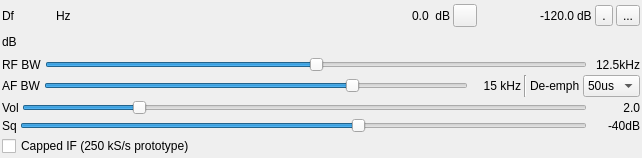
  <widget class="QWidget" name="settingsContainer" native="true">
   <property name="geometry">
    <rect>
     <x>10</x>
     <y>20</y>
     <width>642</width>
     <height>151</height>
    </rect>
   </property>
   <property name="minimumSize">
    <size>
     <width>400</width>
     <height>0</height>
    </size>
   </property>
   <property name="windowTitle">
    <string>Settings</string>
   </property>
   <layout class="QVBoxLayout" name="verticalLayout">
    <property name="spacing">
     <number>3</number>
    </property>
    <property name="leftMargin">
     <number>2</number>
    </property>
    <property name="topMargin">
     <number>2</number>
    </property>
    <property name="rightMargin">
     <number>2</number>
    </property>
    <property name="bottomMargin">
     <number>2</number>
    </property>
    <item>
     <layout class="QHBoxLayout" name="deltaFreqPowLayout">
      <property name="topMargin">
       <number>2</number>
      </property>
      <item>
       <layout class="QHBoxLayout" name="deltaFreqiencyLayout">
        <item>
         <widget class="QLabel" name="deltaFrequencyLabel">
          <property name="minimumSize">
           <size>
            <width>16</width>
            <height>0</height>
           </size>
          </property>
          <property name="text">
           <string>Df</string>
          </property>
         </widget>
        </item>
        <item>
         <widget class="ValueDialZ" name="deltaFrequency" native="true">
          <property name="sizePolicy">
           <sizepolicy hsizetype="Maximum" vsizetype="Maximum">
            <horstretch>0</horstretch>
            <verstretch>0</verstretch>
           </sizepolicy>
          </property>
          <property name="minimumSize">
           <size>
            <width>32</width>
            <height>16</height>
           </size>
          </property>
          <property name="font">
           <font>
            <family>Liberation Mono</family>
            <pointsize>12</pointsize>
           </font>
          </property>
          <property name="cursor">
           <cursorShape>PointingHandCursor</cursorShape>
          </property>
          <property name="focusPolicy">
           <enum>Qt::StrongFocus</enum>
          </property>
          <property name="toolTip">
           <string>Demod shift frequency from center in Hz</string>
          </property>
         </widget>
        </item>
        <item>
         <widget class="QLabel" name="deltaUnits">
          <property name="text">
           <string>Hz </string>
          </property>
         </widget>
        </item>
       </layout>
      </item>
      <item>
       <spacer name="horizontalSpacer">
        <property name="orientation">
         <enum>Qt::Horizontal</enum>
        </property>
        <property name="sizeHint" stdset="0">
         <size>
          <width>40</width>
          <height>20</height>
         </size>
        </property>
       </spacer>
      </item>
      <item>
       <layout class="QHBoxLayout" name="channelPowerLayout">
        <item>
         <widget class="QLabel" name="channelPower">
          <property name="toolTip">
           <string>Channel power</string>
          </property>
          <property name="layoutDirection">
           <enum>Qt::RightToLeft</enum>
          </property>
          <property name="text">
           <string>0.0</string>
          </property>
         </widget>
        </item>
        <item>
         <widget class="QLabel" name="channelPowerUnits">
          <property name="text">
           <string> dB</string>
          </property>
         </widget>
        </item>
        <item>
         <widget class="QToolButton" name="audioStereo">
          <property name="toolTip">
           <string>Light: Pilot lock indicator Left: Mono/Stereo toggle Right: select audio device</string>
          </property>
          <property name="autoFillBackground">
           <bool>true</bool>
          </property>
          <property name="text">
           <string/>
          </property>
          <property name="icon">
           <iconset resource="../../../sdrgui/resources/res.qrc">
            <normaloff>:/mono.png</normaloff>
            <normalon>:/stereo.png</normalon>:/mono.png</iconset>
          </property>
          <property name="checkable">
           <bool>true</bool>
          </property>
         </widget>
        </item>
        <item>
         <widget class="ButtonSwitch" name="lsbStereo">
          <property name="toolTip">
           <string>Use only LSB from stereo subcarrier </string>
          </property>
          <property name="text">
           <string/>
          </property>
          <property name="icon">
           <iconset resource="../../../sdrgui/resources/res.qrc">
            <normaloff>:/lsb.png</normaloff>:/lsb.png</iconset>
          </property>
          <property name="checkable">
           <bool>true</bool>
          </property>
          <property name="autoRaise">
           <bool>true</bool>
          </property>
         </widget>
        </item>
        <item>
         <widget class="ButtonSwitch" name="showPilot">
          <property name="toolTip">
           <string>Toggle demod/pilot spectrum display</string>
          </property>
          <property name="text">
           <string/>
          </property>
          <property name="icon">
           <iconset resource="../../../sdrgui/resources/res.qrc">
            <normaloff>:/carrier.png</normaloff>:/carrier.png</iconset>
          </property>
          <property name="checkable">
           <bool>true</bool>
          </property>
          <property name="autoRaise">
           <bool>true</bool>
          </property>
         </widget>
        </item>
        <item>
         <widget class="QLabel" name="pilotPower">
          <property name="minimumSize">
           <size>
            <width>40</width>
            <height>0</height>
           </size>
          </property>
          <property name="toolTip">
           <string>Pilot power</string>
          </property>
          <property name="text">
           <string>-120.0</string>
          </property>
          <property name="alignment">
           <set>Qt::AlignRight|Qt::AlignTrailing|Qt::AlignVCenter</set>
          </property>
         </widget>
        </item>
        <item>
         <widget class="QLabel" name="pilotPowerUnits">
          <property name="text">
           <string>dB</string>
          </property>
         </widget>
        </item>
        <item>
         <widget class="ButtonSwitch" name="rds">
          <property name="toolTip">
           <string>Toggle RDS subsystem activation</string>
          </property>
          <property name="text">
           <string>.</string>
          </property>
          <property name="icon">
           <iconset resource="../../../sdrgui/resources/res.qrc">
            <normaloff>:/rds.png</normaloff>:/rds.png</iconset>
          </property>
         </widget>
        </item>
        <item>
         <widget class="QToolButton" name="audioMute">
          <property name="toolTip">
           <string>Mute/Unmute audio</string>
          </property>
          <property name="text">
           <string>...</string>
          </property>
          <property name="icon">
           <iconset resource="../../../sdrgui/resources/res.qrc">
            <normaloff>:/sound_on.png</normaloff>
            <normalon>:/sound_off.png</normalon>:/sound_on.png</iconset>
          </property>
          <property name="checkable">
           <bool>true</bool>
          </property>
         </widget>
        </item>
       </layout>
      </item>
     </layout>
    </item>
    <item>
     <layout class="QHBoxLayout" name="channelPowerMeterLayout">
      <item>
       <widget class="QLabel" name="channelPowerMeterUnits">
        <property name="text">
         <string>dB</string>
        </property>
       </widget>
      </item>
      <item>
       <widget class="LevelMeterSignalDB" name="channelPowerMeter" native="true">
        <property name="sizePolicy">
         <sizepolicy hsizetype="Expanding" vsizetype="Preferred">
          <horstretch>0</horstretch>
          <verstretch>0</verstretch>
         </sizepolicy>
        </property>
        <property name="minimumSize">
         <size>
          <width>0</width>
          <height>24</height>
         </size>
        </property>
        <property name="font">
         <font>
          <family>Liberation Mono</family>
          <pointsize>8</pointsize>
         </font>
        </property>
        <property name="toolTip">
         <string>Level meter (dB) top trace: average, bottom trace: instantaneous peak, tip: peak hold</string>
        </property>
       </widget>
      </item>
     </layout>
    </item>
    <item>
     <layout class="QHBoxLayout" name="rfBandwidthLayout">
      <item>
       <widget class="QLabel" name="label">
        <property name="text">
         <string>RF BW</string>
        </property>
       </widget>
      </item>
      <item>
       <widget class="QSlider" name="rfBW">
        <property name="toolTip">
         <string>Demodulator (RF) bandwidth</string>
        </property>
        <property name="maximum">
         <number>8</number>
        </property>
        <property name="pageStep">
         <number>1</number>
        </property>
        <property name="value">
         <number>4</number>
        </property>
        <property name="orientation">
         <enum>Qt::Horizontal</enum>
        </property>
       </widget>
      </item>
      <item>
       <widget class="QLabel" name="rfBWText">
        <property name="minimumSize">
         <size>
          <width>50</width>
          <height>0</height>
         </size>
        </property>
        <property name="text">
         <string>12.5kHz</string>
        </property>
        <property name="alignment">
         <set>Qt::AlignRight|Qt::AlignTrailing|Qt::AlignVCenter</set>
        </property>
       </widget>
      </item>
     </layout>
    </item>
    <item>
     <layout class="QHBoxLayout" name="afBandwidthLayout">
      <item>
       <widget class="QLabel" name="label_2">
        <property name="text">
         <string>AF BW</string>
        </property>
       </widget>
      </item>
      <item>
       <widget class="QSlider" name="afBW">
        <property name="toolTip">
         <string>Audio bandwidth</string>
        </property>
        <property name="minimum">
         <number>1</number>
        </property>
        <property name="maximum">
         <number>20</number>
        </property>
        <property name="pageStep">
         <number>1</number>
        </property>
        <property name="value">
         <number>15</number>
        </property>
        <property name="orientation">
         <enum>Qt::Horizontal</enum>
        </property>
       </widget>
      </item>
      <item>
       <widget class="QLabel" name="afBWText">
        <property name="minimumSize">
         <size>
          <width>50</width>
          <height>0</height>
         </size>
        </property>
        <property name="text">
         <string>15 kHz</string>
        </property>
        <property name="alignment">
         <set>Qt::AlignRight|Qt::AlignTrailing|Qt::AlignVCenter</set>
        </property>
       </widget>
      </item>
      <item>
       <widget class="Line" name="line">
        <property name="orientation">
         <enum>Qt::Vertical</enum>
        </property>
       </widget>
      </item>
      <item>
       <widget class="QLabel" name="deEmphasisLabel">
        <property name="text">
         <string>De-emph</string>
        </property>
       </widget>
      </item>
      <item>
       <widget class="QComboBox" name="deEmphasis">
        <property name="toolTip">
         <string>De-emphasis time constant</string>
        </property>
        <item>
         <property name="text">
          <string>50us</string>
         </property>
        </item>
        <item>
         <property name="text">
          <string>75us</string>
         </property>
        </item>
       </widget>
      </item>
     </layout>
    </item>
    <item>
     <layout class="QHBoxLayout" name="volumeLayout">
      <item>
       <widget class="QLabel" name="label_3">
        <property name="text">
         <string>Vol</string>
        </property>
       </widget>
      </item>
      <item>
       <widget class="QSlider" name="volume">
        <property name="toolTip">
         <string>Volume</string>
        </property>
        <property name="maximum">
         <number>100</number>
        </property>
        <property name="pageStep">
         <number>1</number>
        </property>
        <property name="value">
         <number>20</number>
        </property>
        <property name="orientation">
         <enum>Qt::Horizontal</enum>
        </property>
       </widget>
      </item>
      <item>
       <widget class="QLabel" name="volumeText">
        <property name="minimumSize">
         <size>
          <width>50</width>
          <height>0</height>
         </size>
        </property>
        <property name="text">
         <string>2.0</string>
        </property>
        <property name="alignment">
         <set>Qt::AlignRight|Qt::AlignTrailing|Qt::AlignVCenter</set>
        </property>
       </widget>
      </item>
     </layout>
    </item>
    <item>
     <layout class="QHBoxLayout" name="squelchLayout">
      <item>
       <widget class="QLabel" name="label_4">
        <property name="text">
         <string>Sq</string>
        </property>
       </widget>
      </item>
      <item>
       <widget class="QSlider" name="squelch">
        <property name="toolTip">
         <string>Squelch</string>
        </property>
        <property name="minimum">
         <number>-100</number>
        </property>
        <property name="maximum">
         <number>0</number>
        </property>
        <property name="pageStep">
         <number>1</number>
        </property>
        <property name="value">
         <number>-40</number>
        </property>
        <property name="orientation">
         <enum>Qt::Horizontal</enum>
        </property>
       </widget>
      </item>
      <item>
       <widget class="QLabel" name="squelchText">
        <property name="minimumSize">
         <size>
          <width>50</width>
          <height>0</height>
         </size>
        </property>
        <property name="text">
         <string>-40dB</string>
        </property>
        <property name="alignment">
         <set>Qt::AlignRight|Qt::AlignTrailing|Qt::AlignVCenter</set>
        </property>
       </widget>
      </item>
     </layout>
    </item>
    <item>
     <widget class="QCheckBox" name="cappedIF">
      <property name="toolTip">
       <string>Use a 250 kS/s capped IF front end instead of the legacy channelizer</string>
      </property>
      <property name="text">
       <string>Capped IF (250 kS/s prototype)</string>
      </property>
     </widget>
    </item>
   </layout>
  </widget>
